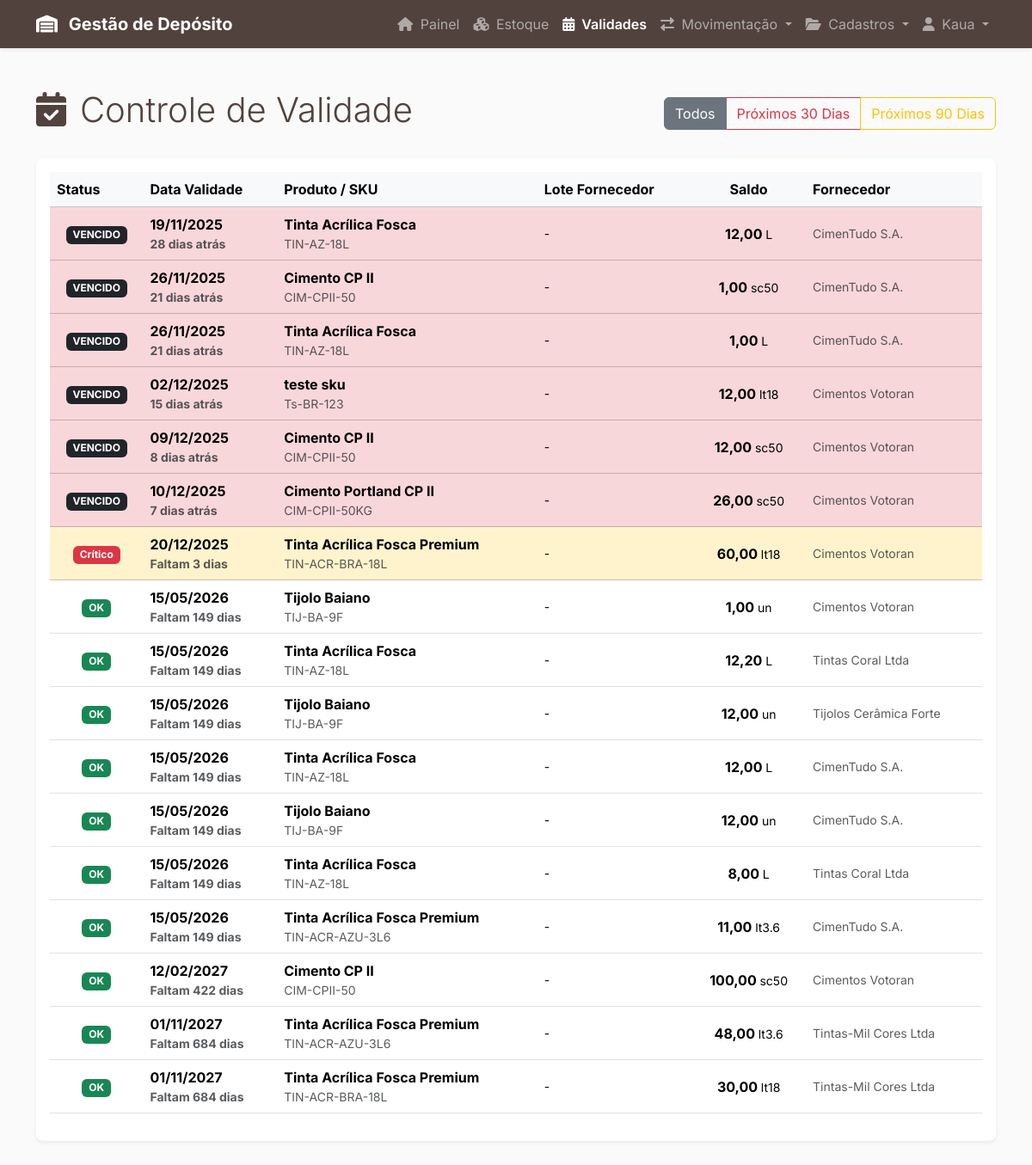
The page /validade/index.php (signed in) on the database its author committed.
### tables this page shows
CREATE TABLE `lotes` (
  `id` int(11) NOT NULL,
  `id_item_sku` int(11) NOT NULL COMMENT 'O item específico que este lote contém',
  `id_fornecedor` int(11) DEFAULT NULL COMMENT 'De quem compramos este lote (opcional)',
  `codigo_lote_fornecedor` varchar(100) DEFAULT NULL COMMENT 'Código do lote vindo do fornecedor',
  `quantidade_inicial` decimal(10,3) NOT NULL COMMENT 'Quantidade recebida na entrada',
  `quantidade_atual` decimal(10,3) NOT NULL COMMENT 'Saldo atual do lote (o que realmente temos)',
  `data_entrada` datetime NOT NULL DEFAULT current_timestamp(),
  `data_validade` date DEFAULT NULL COMMENT 'CRUCIAL: Data de vencimento (cimento, argamassa, tintas)',
  `custo_compra_unidade` decimal(10,2) DEFAULT NULL,
  `localizacao` varchar(100) DEFAULT NULL COMMENT 'Onde está no depósito (Ex: Rua A, Prateleira 3)'
);

CREATE TABLE `produtos` (
  `id` int(11) NOT NULL,
  `id_categoria` int(11) NOT NULL,
  `nome` varchar(255) NOT NULL COMMENT 'Nome base do produto (Ex: Tinta Acrílica Standard)',
  `descricao` text DEFAULT NULL
);

CREATE TABLE `itens_sku` (
  `id` int(11) NOT NULL,
  `id_produto` int(11) NOT NULL COMMENT 'Referência ao produto "molde"',
  `id_unidade_medida` int(11) NOT NULL COMMENT 'Unidade de estoque/venda (Ex: Lata 18L, Saco 50kg, m²)',
  `codigo_sku` varchar(100) NOT NULL COMMENT 'Código único (pode ser o código de barras)',
  `peso_bruto_kg` decimal(10,3) DEFAULT NULL COMMENT 'Peso do item para logística',
  `estoque_minimo` decimal(10,3) NOT NULL DEFAULT 0.000 COMMENT 'Nível para disparar alerta de reposição'
);

CREATE TABLE `unidades_medida` (
  `id` int(11) NOT NULL,
  `nome` varchar(50) NOT NULL COMMENT 'Ex: Quilograma, Metro Cúbico, Saco 50kg',
  `sigla` varchar(10) NOT NULL COMMENT 'Ex: kg, m³, sc50, un'
);

CREATE TABLE `fornecedores` (
  `id` int(11) NOT NULL,
  `razao_social` varchar(255) NOT NULL,
  `cnpj` varchar(18) DEFAULT NULL,
  `contato_nome` varchar(100) DEFAULT NULL,
  `contato_telefone` varchar(20) DEFAULT NULL
);

### src/validade.php (called while the page is built, shortened)
<?php
function listarLotesPorValidade($dias = null) {
    $conn = getDBConnection();
    $sql = "SELECT
                l.id,
                l.codigo_lote_fornecedor,
                l.data_validade,
                l.quantidade_atual,
                p.nome AS produto_nome,
                sku.codigo_sku,
                f.razao_social AS fornecedor_nome,
                u.sigla AS unidade
            FROM Lotes l
            LEFT JOIN Itens_SKU sku ON l.id_item_sku = sku.id
            LEFT JOIN Produtos p ON sku.id_produto = p.id
            LEFT JOIN Produtos p_direto ON l.id_item_sku = p_direto.id
            LEFT JOIN Fornecedores f ON l.id_fornecedor = f.id
            LEFT JOIN Unidades_Medida u ON sku.id_unidade_medida = u.id
            WHERE l.quantidade_atual > 0
            AND l.data_validade IS NOT NULL ";
    $sql .= " ORDER BY l.data_validade ASC";
    $stmt = mysqli_prepare($conn, $sql);
    mysqli_stmt_execute($stmt);
    $resultado = mysqli_stmt_get_result($stmt);
    $lotes = [];
    while ($linha = mysqli_fetch_assoc($resultado)) {
        $lotes[] = $linha;
    }
    return $lotes;
}
?>

### public/validade/index.php (the view, shortened to what this page needs)
<?php
include '../../templates/header.php';
require_once '../../src/validade.php';
$dias_filtro = isset($_GET['dias']) ? (int)$_GET['dias'] : null;
$lista_lotes = listarLotesPorValidade($dias_filtro);
?>
<div class="container my-5">
    <div class="d-flex justify-content-between align-items-center mb-4">
        <h1 class="display-6 text-marrom-escuro">
            <i class="fas fa-calendar-check me-3"></i>Controle de Validade
        </h1>
        <div class="btn-group">
            <a href="index.php" class="btn btn-outline-secondary <?php echo $dias_filtro === null ? 'active' : ''; ?>">Todos</a>
            <a href="index.php?dias=30" class="btn btn-outline-danger <?php echo $dias_filtro === 30 ? 'active' : ''; ?>">Próximos 30 Dias</a>
            <a href="index.php?dias=90" class="btn btn-outline-warning <?php echo $dias_filtro === 90 ? 'active' : ''; ?>">Próximos 90 Dias</a>
        </div>
    </div>
    <div class="card shadow-sm border-0 rounded-3">
        <div class="card-body">
            <div class="table-responsive">
                <table class="table table-hover align-middle">
                    <thead class="table-light">
                        <tr>
                            <th>Status</th>
                            <th>Data Validade</th>
                            <th>Produto / SKU</th>
                            <th>Lote Fornecedor</th>
                            <th class="text-center">Saldo</th>
                            <th>Fornecedor</th>
                        </tr>
                    </thead>
                    <tbody>
                        <?php foreach ($lista_lotes as $lote): ?>
                            <?php
                                $data_val = strtotime($lote['data_validade']);
                                $hoje = time();
                                $dias_restantes = ceil(($data_val - $hoje) / (60 * 60 * 24));
                                $classe_linha = '';
                                $status_badge = '';
                                if ($dias_restantes < 0) {
                                    $classe_linha = 'table-danger';
                                    $status_badge = '<span class="badge bg-dark">VENCIDO</span>';
                                } elseif ($dias_restantes == 0) {
                                    $classe_linha = 'table-danger';
                                    $status_badge = '<span class="badge bg-danger">VENCE HOJE</span>';
                                } elseif ($dias_restantes <= 30) {
                                    $classe_linha = 'table-warning';
                                    $status_badge = '<span class="badge bg-danger text-white">Crítico</span>';
                                } elseif ($dias_restantes <= 90) {
                                    $status_badge = '<span class="badge bg-warning text-dark">Atenção</span>';
                                } else {
                                    $status_badge = '<span class="badge bg-success">OK</span>';
                                }
                            ?>
                        <tr class="<?php echo $classe_linha; ?>">
                            <td class="text-center"><?php echo $status_badge; ?></td>
                            <td class="fw-bold">
                                <?php echo date('d/m/Y', $data_val); ?>
                                <div class="small text-muted">
                                    <?php
                                        if ($dias_restantes < 0) echo abs($dias_restantes) . " dias atrás";
                                        elseif ($dias_restantes == 0) echo "Hoje";
                                        else echo "Faltam $dias_restantes dias";
                                    ?>
                                </div>
                            </td>
                            <td>
                                <div class="fw-bold"><?php echo htmlspecialchars($lote['produto_nome']); ?></div>
                                <div class="small text-muted"><?php echo htmlspecialchars($lote['codigo_sku']); ?></div>
                            </td>
                            <td class="small"><?php echo htmlspecialchars($lote['codigo_lote_fornecedor'] ?? '-'); ?></td>
                            <td class="text-center fw-bold">
                                <?php echo number_format($lote['quantidade_atual'], 2, ',', '.'); ?>
                                <span class="fw-normal small"><?php echo htmlspecialchars($lote['unidade']); ?></span>
                            </td>
                            <td class="small text-muted"><?php echo htmlspecialchars($lote['fornecedor_nome']); ?></td>
                        </tr>
                        <?php endforeach; ?>
                    </tbody>
                </table>
            </div>
        </div>
    </div>
</div>
<?php
include '../../templates/footer.php';
?>

### templates/header.php (style rules this page uses)
body { font-family: 'Inter', sans-serif; background-color: #FAFAFA; }
.text-marrom-escuro { color: #51423D; }

### rows shown on the page
lotes: shows "VENCIDO", data_validade "19/11/2025", produtos.nome "Tinta Acrílica Fosca", id_item_sku.codigo_sku "TIN-AZ-18L", codigo_lote_fornecedor "-", quantidade_atual "12,00", unidades_medida.sigla "L", id_fornecedor.razao_social "CimenTudo S.A."
lotes: shows "VENCIDO", data_validade "26/11/2025", produtos.nome "Cimento CP II", id_item_sku.codigo_sku "CIM-CPII-50", codigo_lote_fornecedor "-", quantidade_atual "1,00", unidades_medida.sigla "sc50", id_fornecedor.razao_social "CimenTudo S.A."
lotes: shows "VENCIDO", data_validade "26/11/2025", produtos.nome "Tinta Acrílica Fosca", id_item_sku.codigo_sku "TIN-AZ-18L", codigo_lote_fornecedor "-", quantidade_atual "1,00", unidades_medida.sigla "L", id_fornecedor.razao_social "CimenTudo S.A."
lotes: shows "VENCIDO", data_validade "02/12/2025", produtos.nome "teste sku", id_item_sku.codigo_sku "Ts-BR-123", codigo_lote_fornecedor "-", quantidade_atual "12,00", unidades_medida.sigla "lt18", id_fornecedor.razao_social "Cimentos Votoran"
lotes: shows "VENCIDO", data_validade "09/12/2025", produtos.nome "Cimento CP II", id_item_sku.codigo_sku "CIM-CPII-50", codigo_lote_fornecedor "-", quantidade_atual "12,00", unidades_medida.sigla "sc50", id_fornecedor.razao_social "Cimentos Votoran"
lotes: shows "VENCIDO", data_validade "10/12/2025", produtos.nome "Cimento Portland CP II", id_item_sku.codigo_sku "CIM-CPII-50KG", codigo_lote_fornecedor "-", quantidade_atual "26,00", unidades_medida.sigla "sc50", id_fornecedor.razao_social "Cimentos Votoran"
lotes: shows "Crítico", data_validade "20/12/2025", produtos.nome "Tinta Acrílica Fosca Premium", id_item_sku.codigo_sku "TIN-ACR-BRA-18L", codigo_lote_fornecedor "-", quantidade_atual "60,00", unidades_medida.sigla "lt18", id_fornecedor.razao_social "Cimentos Votoran"
lotes: shows "OK", data_validade "15/05/2026", produtos.nome "Tijolo Baiano", id_item_sku.codigo_sku "TIJ-BA-9F", codigo_lote_fornecedor "-", quantidade_atual "1,00", unidades_medida.sigla "un", id_fornecedor.razao_social "Cimentos Votoran"
lotes: shows "OK", data_validade "15/05/2026", produtos.nome "Tinta Acrílica Fosca", id_item_sku.codigo_sku "TIN-AZ-18L", codigo_lote_fornecedor "-", quantidade_atual "12,20", unidades_medida.sigla "L", id_fornecedor.razao_social "Tintas Coral Ltda"
lotes: shows "OK", data_validade "15/05/2026", produtos.nome "Tijolo Baiano", id_item_sku.codigo_sku "TIJ-BA-9F", codigo_lote_fornecedor "-", quantidade_atual "12,00", unidades_medida.sigla "un", id_fornecedor.razao_social "Tijolos Cerâmica Forte"
lotes: shows "OK", data_validade "15/05/2026", produtos.nome "Tinta Acrílica Fosca", id_item_sku.codigo_sku "TIN-AZ-18L", codigo_lote_fornecedor "-", quantidade_atual "12,00", unidades_medida.sigla "L", id_fornecedor.razao_social "CimenTudo S.A."
lotes: shows "OK", data_validade "15/05/2026", produtos.nome "Tijolo Baiano", id_item_sku.codigo_sku "TIJ-BA-9F", codigo_lote_fornecedor "-", quantidade_atual "12,00", unidades_medida.sigla "un", id_fornecedor.razao_social "CimenTudo S.A."
lotes: shows "OK", data_validade "15/05/2026", produtos.nome "Tinta Acrílica Fosca", id_item_sku.codigo_sku "TIN-AZ-18L", codigo_lote_fornecedor "-", quantidade_atual "8,00", unidades_medida.sigla "L", id_fornecedor.razao_social "Tintas Coral Ltda"
lotes: shows "OK", data_validade "15/05/2026", produtos.nome "Tinta Acrílica Fosca Premium", id_item_sku.codigo_sku "TIN-ACR-AZU-3L6", codigo_lote_fornecedor "-", quantidade_atual "11,00", unidades_medida.sigla "lt3.6", id_fornecedor.razao_social "CimenTudo S.A."
lotes: shows "OK", data_validade "12/02/2027", produtos.nome "Cimento CP II", id_item_sku.codigo_sku "CIM-CPII-50", codigo_lote_fornecedor "-", quantidade_atual "100,00", unidades_medida.sigla "sc50", id_fornecedor.razao_social "Cimentos Votoran"
lotes: shows "OK", data_validade "01/11/2027", produtos.nome "Tinta Acrílica Fosca Premium", id_item_sku.codigo_sku "TIN-ACR-AZU-3L6", codigo_lote_fornecedor "-", quantidade_atual "48,00", unidades_medida.sigla "lt3.6", id_fornecedor.razao_social "Tintas-Mil Cores Ltda"
lotes: shows "OK", data_validade "01/11/2027", produtos.nome "Tinta Acrílica Fosca Premium", id_item_sku.codigo_sku "TIN-ACR-BRA-18L", codigo_lote_fornecedor "-", quantidade_atual "30,00", unidades_medida.sigla "lt18", id_fornecedor.razao_social "Tintas-Mil Cores Ltda"

### other values the page prints
$_SESSION['user_name'] "Kaua"
